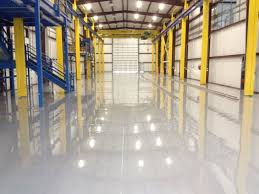
#> input picture PathDetection/warehouseimage0.jpg, 259 x 194 px, given in place of the camera
$ python hueSegmentation.py
#> lines starting #> are read from the running program, lines starting #| are printed output that depends on the picture; after the words box and inside, x2 and y2 are one past the last pixel; in counts of white or black regions, pixels touching at a corner belong together
#> in main, frame is the input picture: shape (194, 259, 3); mean B, G, R 145.7, 163, 172.9
import cv2
import numpy as np
from matplotlib import pyplot as plt

kernel_small = cv2.getStructuringElement(cv2.MORPH_ELLIPSE,(3,3))
kernel_medium = cv2.getStructuringElement(cv2.MORPH_ELLIPSE,(5,5))
kernel_large = cv2.getStructuringElement(cv2.MORPH_ELLIPSE,(7,7))


def testDetection(img):

    img = cv2.GaussianBlur(img,(11,11),5)
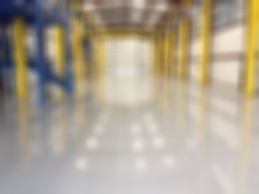
#> img: shape (194, 259, 3); mean of channels 0, 1, 2 145.7, 163.1, 172.9; drawn as B, G, R

    image = cv2.cvtColor(img, cv2.COLOR_RGB2HSV)
#> image: shape (194, 259, 3); mean H, S, V 97, 49.9, 175.3

    hsv = image.copy()
    # hsv = cv2.bilateralFilter(hsv, 9, 110, 110)

    lower = np.array([0,50,50])
    upper = np.array([180,255 - 50, 255 - 50])

    mask = cv2.inRange(hsv, lower, upper)
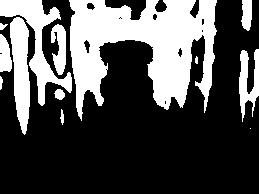
#> mask: shape (194, 259); 31.4% white; 13 white regions (1 under 20 px), largest, box (x1, y1, x2, y2) and area: (69, 0, 217, 121) 9913, (0, 0, 72, 106) 2112, (10, 17, 30, 135) 1619
    res = cv2.bitwise_and(img, img, mask=mask)
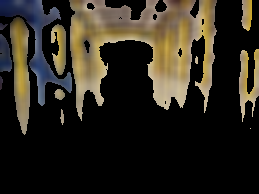
#> res: shape (194, 259, 3); mean of channels 0, 1, 2 30.2, 40, 44.9; drawn as B, G, R
    line = res.copy()

    rows,cols,channels = line.shape
#> rows = 194; cols = 259; channels = 3

    starting_x = int(cols/2)
#> starting_x = 129
    starting_y = rows - 1
#> starting_y = 193

    queue = []
    points = []

    for offset in range(int(cols/2)):
        if(line[rows-1,int(cols/2)+offset,2] != 0):
            queue.append([int(cols/2)+offset,rows-1])
            break
        elif(line[rows-1,int(cols/2)-offset,2] != 0):
            queue.append([int(cols/2)-offset,rows-1])
            break
#> after the loop, queue = []

    counter = 0
    while(counter < 500  and len(queue) > 0):
        i,j = queue.pop(0);
        points.append([i,j])
        counter += 1
        #left
        queue.append([i+1,j])
        #right
        queue.append([i-1,j])
        #up
        if(not([i,j-1] in queue or [i,j-1] in points)):
            queue.append([i,j-1])
#> this loop made 0 passes
#> after the loop, counter = 0; points = []


    # for row_offset in range(res.shape[0]):
    #     for cols_offset in range(res.shape[1]);


    cv2.namedWindow("COLORS WOOOO")
    cv2.imshow("COLORS WOOOO", res)

    cv2.namedWindow("LINE WOOOO")
    cv2.imshow("LINE WOOOO", line)


# [69 lines left out: functions detectColoredRegions, detection, not called in this run]


def main():

    cap = cv2.VideoCapture(0)

    while(True):
        # Capture frame-by-frame
        ret, frame = cap.read()

        # Our operations on the frame come here
        # gray = cv2.cvtColor(frame, cv2.COLOR_BGR2GRAY)

        # image = detectColoredRegions(frame)

        image = testDetection(frame)

        # image = detection(frame)

        cv2.namedWindow("Starting")
        cv2.imshow("Starting", frame)

        # [5 lines of commented-out code are left out]


        if cv2.waitKey(1) & 0xFF == 27:
#> (key Esc is pressed here)
            break

    # When everything done, release the capture
    cap.release()
    cv2.destroyAllWindows()


main()

$ run again, on PathDetection/warehouseimage2.jpg
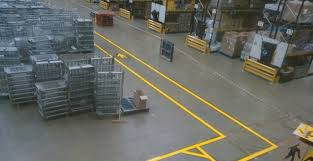
#> input picture PathDetection/warehouseimage2.jpg, 313 x 161 px, given in place of the camera
#> in main, frame is the input picture: shape (161, 313, 3); mean B, G, R 99.4, 106.3, 104.6
#> image: shape (161, 313, 3); mean H, S, V 62.9, 37.5, 110.7
#> in testDetection, `mask = cv2.inRange(hsv, lower, upper)`:
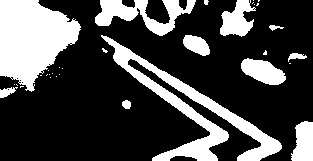
#> mask: shape (161, 313); 27.7% white; 33 white regions (21 under 20 px), largest, box (x1, y1, x2, y2) and area: (0, 0, 81, 92) 4882, (101, 35, 282, 161) 4448, (95, 0, 196, 36) 1584
#> in testDetection, `res = cv2.bitwise_and(img, img, mask=mask)`:
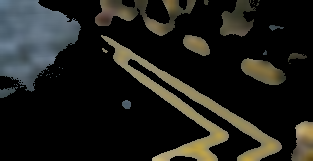
#> res: shape (161, 313, 3); mean of channels 0, 1, 2 26.4, 30.6, 30.7; drawn as B, G, R
#> after the loop in testDetection, `for offset in range(int(cols/2)):`: queue = [[156, 160]]
#> the loop in testDetection, `while(counter < 500  and len(queue) > 0):` made 500 passes
#> (i, j) on passes 1 to 3: (156, 160), (157, 160), (155, 160)
#> after the loop in testDetection, `while(counter < 500  and len(queue) > 0):`: counter = 500; points = 500 pairs, first value 150 to 163, second value 154 to 160; queue = 555 pairs, first value 149 to 164, second value 153 to 160

$ run again, on PathDetection/Capture.JPG
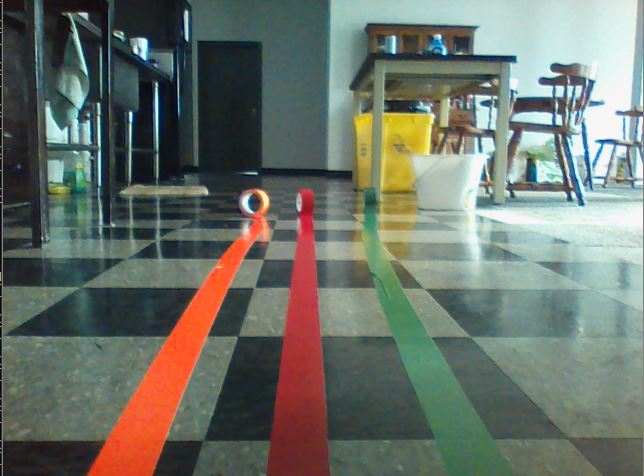
#> input picture PathDetection/Capture.JPG, 644 x 476 px, given in place of the camera
#> in main, frame is the input picture: shape (476, 644, 3); mean B, G, R 105.5, 114.2, 107.7
#> image: shape (476, 644, 3); mean H, S, V 51.7, 60.9, 124.7
#> in testDetection, `mask = cv2.inRange(hsv, lower, upper)`:
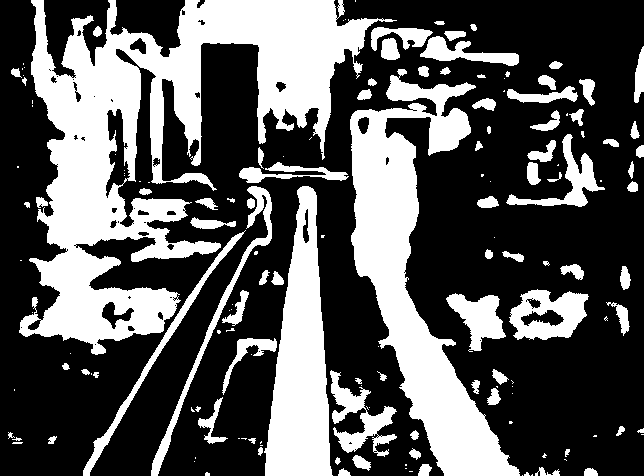
#> mask: shape (476, 644); 34.9% white; 159 white regions (71 under 20 px), largest, box (x1, y1, x2, y2) and area: (19, 0, 397, 355) 47008, (350, 69, 520, 476) 23476, (264, 186, 333, 476) 11916
#> in testDetection, `res = cv2.bitwise_and(img, img, mask=mask)`:
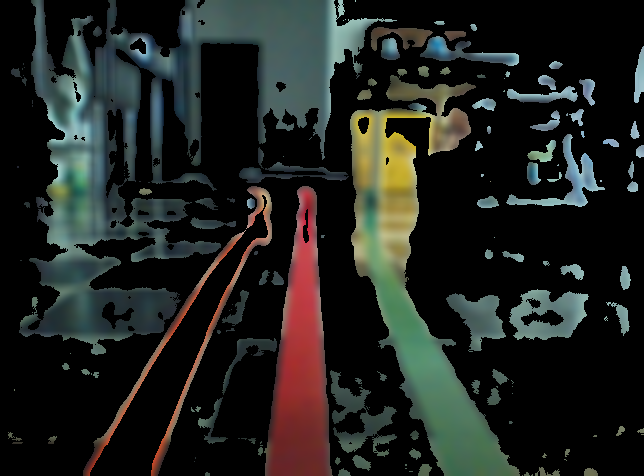
#> res: shape (476, 644, 3); mean of channels 0, 1, 2 31.5, 34.8, 32.2; drawn as B, G, R
#> after the loop in testDetection, `for offset in range(int(cols/2)):`: queue = [[322, 475]]
#> the loop in testDetection, `while(counter < 500  and len(queue) > 0):` made 500 passes
#> (i, j) on passes 1 to 3: (322, 475), (323, 475), (321, 475)
#> after the loop in testDetection, `while(counter < 500  and len(queue) > 0):`: counter = 500; points = 500 pairs, first value 316 to 329, second value 469 to 475; queue = 555 pairs, first value 315 to 330, second value 468 to 475
